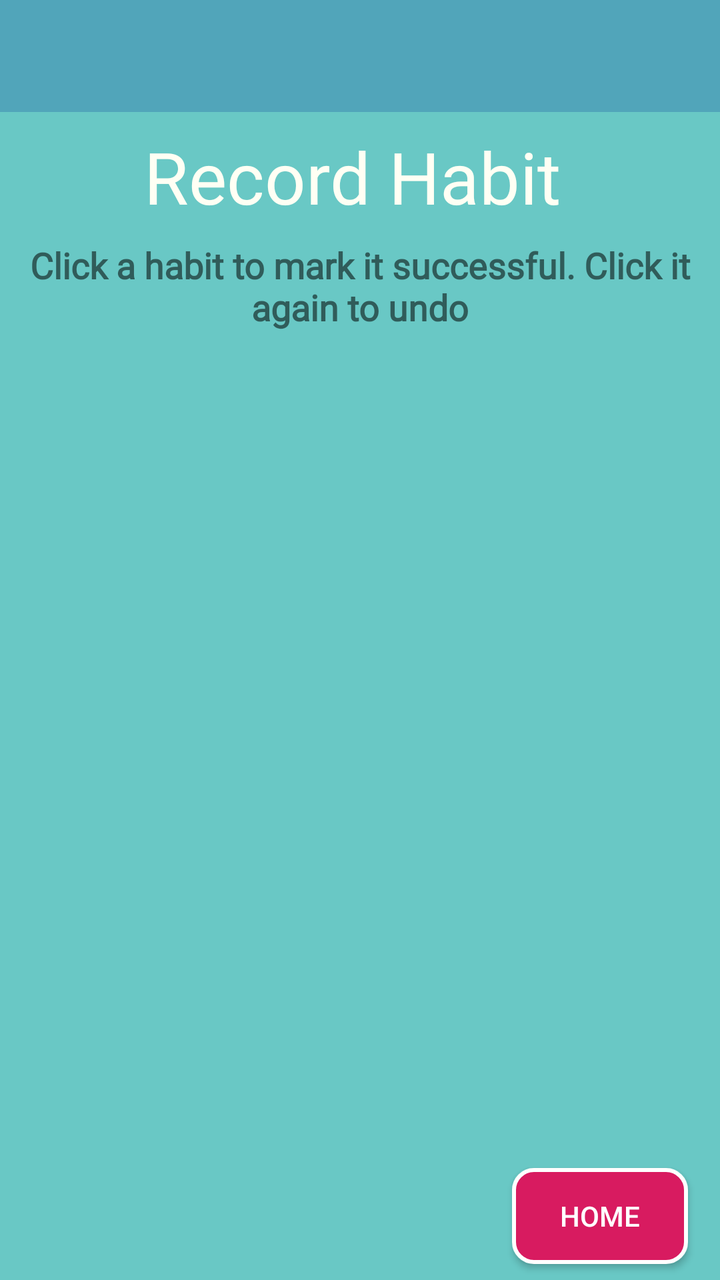
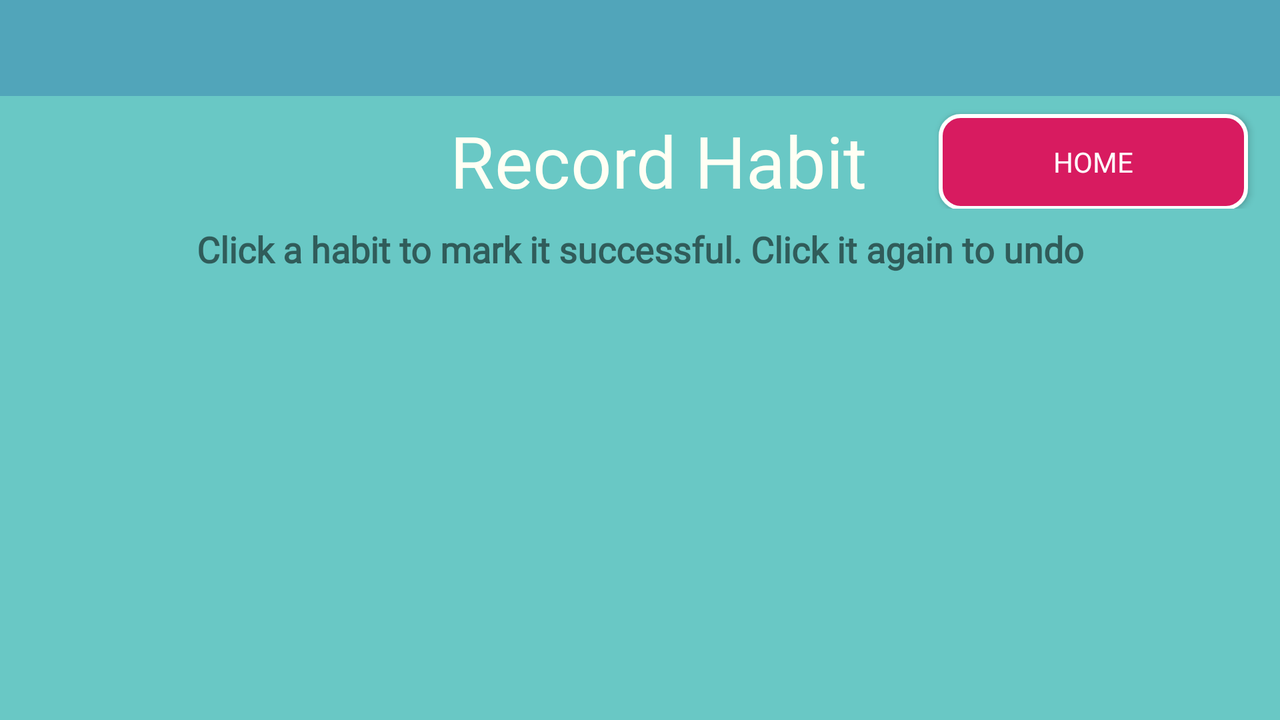

An Android layout and its configuration variant, each rendered on a device that would load it. The default file and the variant file are quoted in full after the pictures.
<!-- AndroidManifest.xml: application theme AppTheme -->
<!-- res/layout/activity_record_habit.xml -->
<?xml version="1.0" encoding="utf-8"?>
<LinearLayout xmlns:android="http://schemas.android.com/apk/res/android"
    xmlns:app="http://schemas.android.com/apk/res-auto"
    xmlns:tools="http://schemas.android.com/tools"
    android:id="@+id/recycler_layout"
    android:layout_width="match_parent"
    android:layout_height="match_parent"
    android:background="@color/hubBackground"
    android:orientation="vertical"
    tools:context=".RecordHabitActivity">

    <android.support.v7.widget.Toolbar
        android:id="@+id/standard_toolbar"
        android:layout_width="match_parent"
        android:layout_height="wrap_content"
        android:background="@color/dark_teal"
        android:minHeight="?attr/actionBarSize" />

    <TextView
        android:id="@+id/textView7"
        android:layout_width="match_parent"
        android:layout_height="wrap_content"
        android:layout_marginTop="8dp"
        android:layout_marginEnd="8dp"
        android:fontFamily="@font/roboto"
        android:text="@string/record_habit"
        android:textAlignment="center"
        android:textColor="@color/active_dots"
        android:textSize="36sp" />

    <TextView
        android:id="@+id/textView12"
        android:layout_width="wrap_content"
        android:layout_height="wrap_content"
        android:layout_marginStart="8dp"
        android:layout_marginTop="8dp"
        android:layout_marginEnd="8dp"
        android:fontFamily="@font/roboto"
        android:text="@string/record_instructions"
        android:textAlignment="center"
        android:textSize="18sp"
        android:textStyle="bold" />

    <android.support.v7.widget.RecyclerView
        android:id="@+id/habitsRecyclerView"
        android:layout_width="match_parent"
        android:layout_height="350dp"
        android:layout_marginLeft="10dp"
        android:layout_marginTop="32dp"
        android:layout_marginRight="10dp"
        android:scrollbars="vertical"
        android:verticalScrollbarPosition="right">

    </android.support.v7.widget.RecyclerView>

    <android.support.constraint.ConstraintLayout
        android:layout_width="match_parent"
        android:layout_height="match_parent">

        <Button
            android:id="@+id/btnHome"
            android:layout_width="wrap_content"
            android:layout_height="wrap_content"
            android:layout_marginEnd="16dp"
            android:layout_marginBottom="8dp"
            android:background="@drawable/btn_date"
            android:onClick="onClickBtnHome"
            android:paddingStart="20dp"
            android:paddingEnd="20dp"
            android:text="@string/return_home"
            android:textColor="@color/white"
            app:layout_constraintBottom_toBottomOf="parent"
            app:layout_constraintEnd_toEndOf="parent" />
    </android.support.constraint.ConstraintLayout>

</LinearLayout>
<!-- resources referenced by this layout -->
<resources>
  <color name="active_dots">#FFFFF4</color>
  <color name="dark_teal">#51A5BA</color>
  <color name="hubBackground">#69C8C5</color>
  <color name="white">#FFFFFF</color>
  <!-- drawable btn_date (drawable) -->
  <?xml version="1.0" encoding="utf-8"?>
  <shape
      xmlns:android="http://schemas.android.com/apk/res/android">
      <corners
          android:radius="10dp"/>
      <solid
          android:color="@color/colorAccent"/>
      <stroke android:width="2dp" android:color="#ffffff"/>
  </shape>
  <string name="record_habit">Record Habit</string>
  <string name="record_instructions">Click a habit to mark it successful. Click it again to undo</string>
  <string name="return_home">Home</string>
  <style name="AppTheme" parent="Theme.AppCompat.Light.NoActionBar">
  
          
          <item name="colorPrimary">@color/colorPrimary</item>
          <item name="colorPrimaryDark">@color/colorPrimaryDark</item>
          <item name="colorAccent">@color/colorAccent</item>
      </style>
  <color name="colorAccent">#D81B60</color>
  <color name="colorPrimary">#008577</color>
  <color name="colorPrimaryDark">#00574B</color>
</resources>
<!-- res/layout-land/activity_record_habit.xml (the repository's variant of the layout above) -->
<!-- drawn on the phone turned sideways -->
<?xml version="1.0" encoding="utf-8"?>
<LinearLayout xmlns:android="http://schemas.android.com/apk/res/android"
    xmlns:app="http://schemas.android.com/apk/res-auto"
    xmlns:tools="http://schemas.android.com/tools"
    android:id="@+id/recycler_layout"
    android:layout_width="match_parent"
    android:layout_height="match_parent"
    android:background="@color/hubBackground"
    android:orientation="vertical"
    tools:context=".RecordHabitActivity">

    <android.support.v7.widget.Toolbar
        android:id="@+id/standard_toolbar"
        android:layout_width="match_parent"
        android:layout_height="wrap_content"
        android:background="@color/dark_teal"
        android:minHeight="?attr/actionBarSize" />

    <LinearLayout
        android:layout_width="match_parent"
        android:layout_height="wrap_content"
        android:orientation="horizontal">

        <TextView
            android:id="@+id/textView7"
            android:layout_width="wrap_content"
            android:layout_height="wrap_content"
            android:layout_marginStart="225dp"
            android:layout_marginTop="8dp"
            android:layout_marginEnd="36dp"
            android:fontFamily="@font/roboto"
            android:text="@string/record_habit"
            android:textAlignment="center"
            android:textColor="@color/active_dots"
            android:textSize="36sp" />

        <Button
            android:id="@+id/btnHome"
            android:layout_width="wrap_content"
            android:layout_height="wrap_content"
            android:layout_marginEnd="16dp"
            android:layout_weight="1"
            android:background="@drawable/btn_date"
            android:fontFamily="@font/roboto"
            android:onClick="onClickBtnHome"
            android:text="@string/return_home"
            android:textColor="@color/white" />
    </LinearLayout>

    <TextView
        android:id="@+id/textView12"
        android:layout_width="match_parent"
        android:layout_height="wrap_content"
        android:layout_marginStart="8dp"
        android:layout_marginTop="8dp"
        android:layout_marginEnd="8dp"
        android:fontFamily="@font/roboto"
        android:text="@string/record_instructions"
        android:textAlignment="center"
        android:textSize="18sp"
        android:textStyle="bold" />

    <android.support.v7.widget.RecyclerView
        android:id="@+id/habitsRecyclerView"
        android:layout_width="match_parent"
        android:layout_height="175dp"
        android:layout_marginLeft="10dp"
        android:layout_marginTop="8dp"
        android:layout_marginRight="10dp"
        android:paddingBottom="20dp"
        android:scrollbars="vertical"
        android:verticalScrollbarPosition="right">

    </android.support.v7.widget.RecyclerView>

</LinearLayout>
